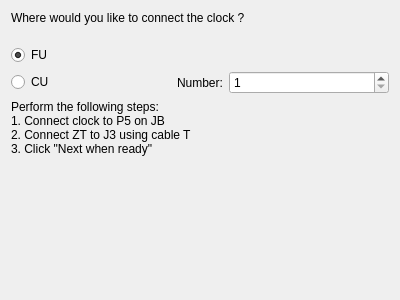
<?xml version="1.0" encoding="UTF-8"?>
<ui version="4.0">
 <class>clockWizardPage1</class>
 <widget class="QWizardPage" name="clockWizardPage1">
  <property name="geometry">
   <rect>
    <x>0</x>
    <y>0</y>
    <width>400</width>
    <height>300</height>
   </rect>
  </property>
  <property name="windowTitle">
   <string>WizardPage</string>
  </property>
  <layout class="QHBoxLayout" name="horizontalLayout_2">
   <item>
    <layout class="QHBoxLayout" name="horizontalLayout_3">
     <item>
      <layout class="QVBoxLayout" name="verticalLayout">
       <item>
        <widget class="QLabel" name="label">
         <property name="sizePolicy">
          <sizepolicy hsizetype="Preferred" vsizetype="Fixed">
           <horstretch>0</horstretch>
           <verstretch>0</verstretch>
          </sizepolicy>
         </property>
         <property name="text">
          <string>Where would you like to connect the clock ? 
</string>
         </property>
         <property name="scaledContents">
          <bool>false</bool>
         </property>
         <property name="alignment">
          <set>Qt::AlignLeading|Qt::AlignLeft|Qt::AlignTop</set>
         </property>
        </widget>
       </item>
       <item>
        <widget class="QRadioButton" name="radioButton">
         <property name="enabled">
          <bool>true</bool>
         </property>
         <property name="mouseTracking">
          <bool>true</bool>
         </property>
         <property name="text">
          <string>FU</string>
         </property>
         <property name="checkable">
          <bool>true</bool>
         </property>
         <property name="checked">
          <bool>true</bool>
         </property>
         <attribute name="buttonGroup">
          <string notr="true">locationRadioBtnGroup</string>
         </attribute>
        </widget>
       </item>
       <item>
        <layout class="QHBoxLayout" name="horizontalLayout">
         <property name="spacing">
          <number>6</number>
         </property>
         <property name="sizeConstraint">
          <enum>QLayout::SetDefaultConstraint</enum>
         </property>
         <item>
          <widget class="QRadioButton" name="radioButton_2">
           <property name="text">
            <string>CU</string>
           </property>
           <attribute name="buttonGroup">
            <string notr="true">locationRadioBtnGroup</string>
           </attribute>
          </widget>
         </item>
         <item>
          <widget class="QLabel" name="label_2">
           <property name="sizePolicy">
            <sizepolicy hsizetype="Fixed" vsizetype="Preferred">
             <horstretch>0</horstretch>
             <verstretch>0</verstretch>
            </sizepolicy>
           </property>
           <property name="layoutDirection">
            <enum>Qt::LeftToRight</enum>
           </property>
           <property name="text">
            <string>Number:</string>
           </property>
           <property name="wordWrap">
            <bool>false</bool>
           </property>
          </widget>
         </item>
         <item>
          <widget class="QSpinBox" name="spinBox">
           <property name="minimum">
            <number>1</number>
           </property>
           <property name="maximum">
            <number>3</number>
           </property>
          </widget>
         </item>
        </layout>
       </item>
       <item>
        <widget class="QLabel" name="label_3">
         <property name="text">
          <string>Perform the following steps:
1. Connect clock to P5 on JB
2. Connect ZT to J3 using cable T
3. Click &quot;Next when ready&quot;</string>
         </property>
         <property name="textFormat">
          <enum>Qt::LogText</enum>
         </property>
         <property name="alignment">
          <set>Qt::AlignLeading|Qt::AlignLeft|Qt::AlignTop</set>
         </property>
         <property name="wordWrap">
          <bool>true</bool>
         </property>
        </widget>
       </item>
      </layout>
     </item>
    </layout>
   </item>
  </layout>
 </widget>
 <resources/>
 <connections>
  <connection>
   <sender>radioButton_2</sender>
   <signal>toggled(bool)</signal>
   <receiver>label_2</receiver>
   <slot>setShown(bool)</slot>
   <hints>
    <hint type="sourcelabel">
     <x>111</x>
     <y>228</y>
    </hint>
    <hint type="destinationlabel">
     <x>154</x>
     <y>232</y>
    </hint>
   </hints>
  </connection>
  <connection>
   <sender>radioButton_2</sender>
   <signal>toggled(bool)</signal>
   <receiver>spinBox</receiver>
   <slot>setShown(bool)</slot>
   <hints>
    <hint type="sourcelabel">
     <x>75</x>
     <y>219</y>
    </hint>
    <hint type="destinationlabel">
     <x>295</x>
     <y>230</y>
    </hint>
   </hints>
  </connection>
 </connections>
 <buttongroups>
  <buttongroup name="locationRadioBtnGroup"/>
 </buttongroups>
</ui>
